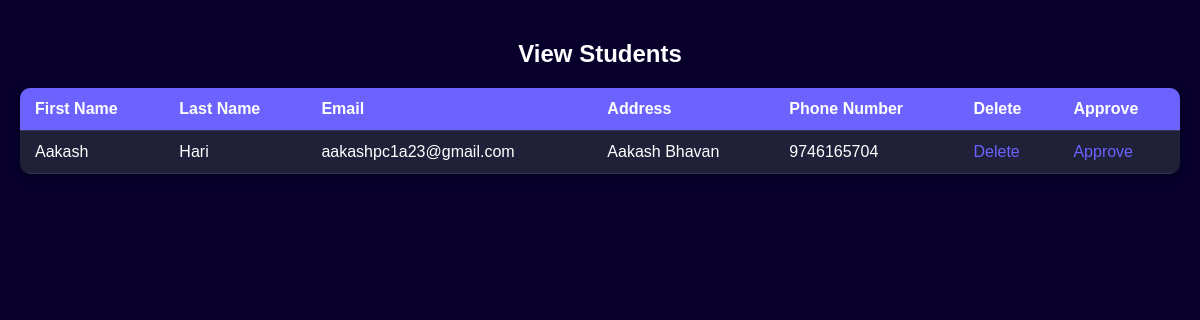
Page /teachhome/view_student_teacher/ on the earlier database version.
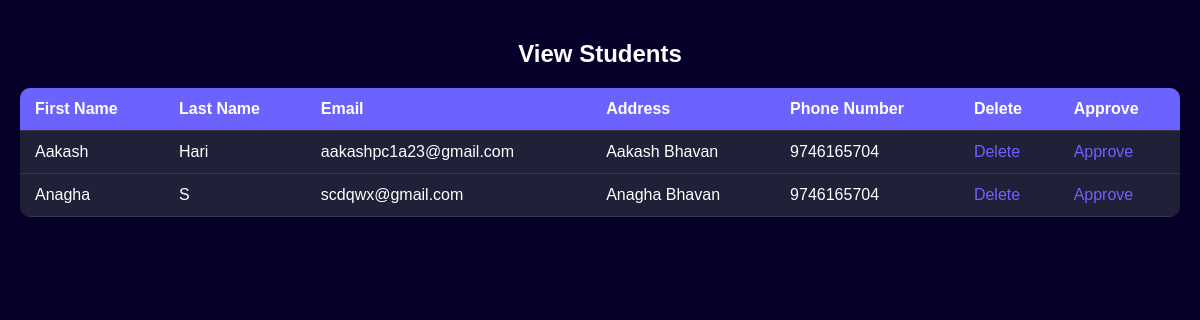
Same page on the later database version.
### APP/models.py (models this page shows)
class Student(models.Model):
    std_id = models.ForeignKey(User, on_delete=models.CASCADE)
    address = models.CharField(max_length=255)
    ph_num = models.IntegerField()

class User(AbstractUser):
    usertype = models.CharField(max_length=100)

### APP/views.py (the view)
# urls.py: path("teachhome/view_student_teacher/", views.view_student_by_teacher, name="view_student_teacher"),
def view_student_by_teacher(request):
    students = Student.objects.select_related('std_id').all()
    return render(request, "view_student_teacher.html", {'view': students})

### APP/templates/view_student_teacher.html (shortened to what this page needs)
<!DOCTYPE html>
<html lang="en">
<head>
</head>
<body>
    <div class="container">
        <h2>View Students</h2>
        <table>
            <thead>
                <tr>
                    <th>First Name</th>
                    <th>Last Name</th>
                    <th>Email</th>
                    <th>Address</th>
                    <th>Phone Number</th>
                    <th>Delete</th>
                    <th>Approve</th>
                </tr>
            </thead>
            <tbody>
                {% for i in view %}
                <tr>
                    <td>{{ i.std_id.first_name }}</td>
                    <td>{{ i.std_id.last_name }}</td>
                    <td>{{ i.std_id.email }}</td>
                    <td>{{ i.address }}</td>
                    <td>{{ i.ph_num }}</td>
                    <td><a href="/del_student/{{ i.id }}/">Delete</a></td>
                    <td><a href="/stud_approve/{{ i.id }}/">Approve</a></td>
                </tr>
                {% endfor %}
            </tbody>
        </table>
    </div>
</body>
</html>

Differences in the rows shown:
added Student: std_id.first_name "Anagha", std_id.last_name "S", std_id.email "scdqwx@gmail.com", address "Anagha Bhavan", ph_num "9746165704"
